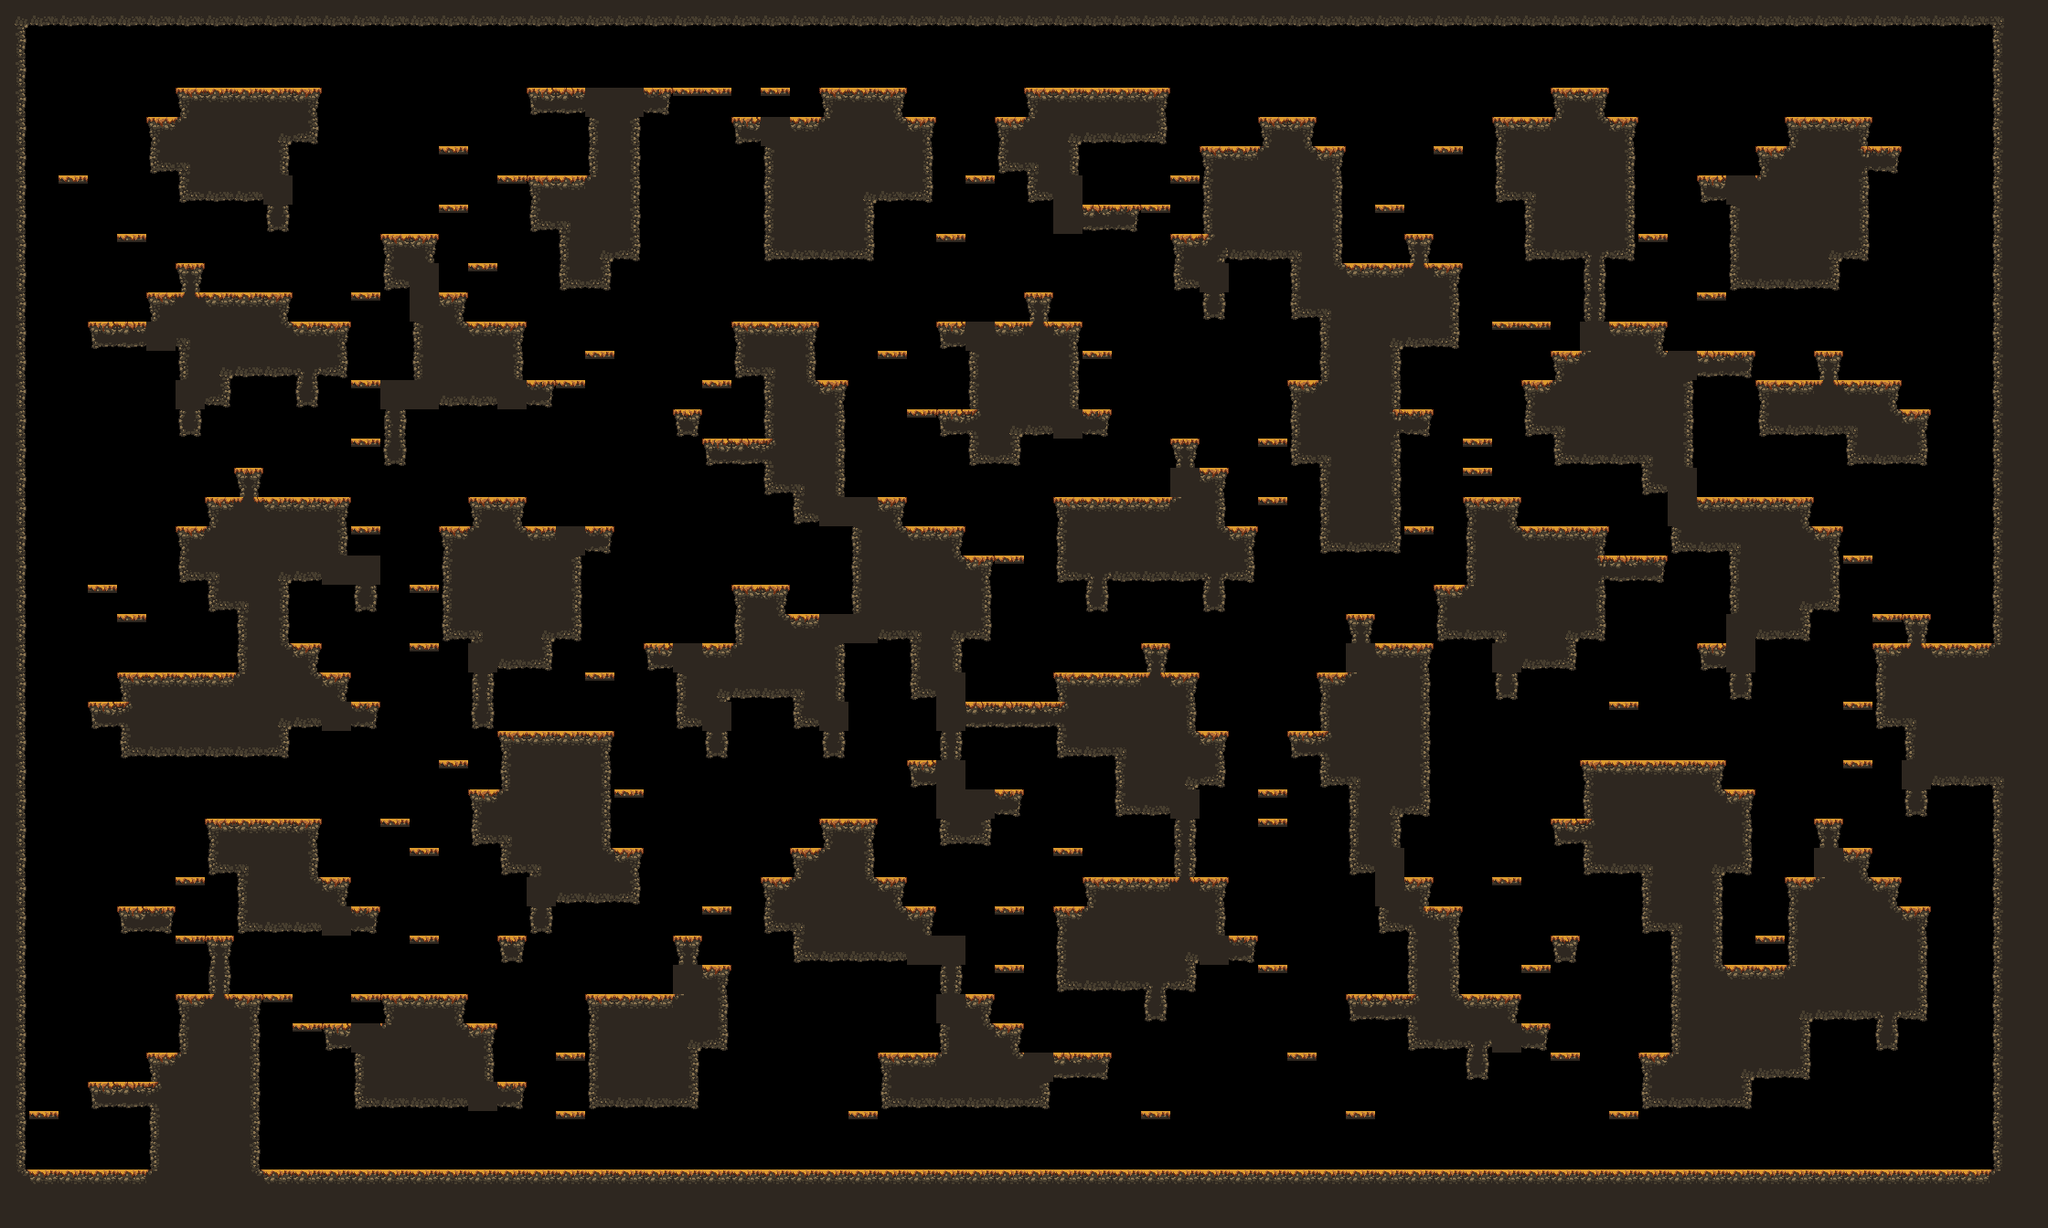

Rendered tile map (Tiled .tmx) drawn with the repository's tilesets; below, a short description and the map source with its tile grids summarised:
An orthogonal 70x42 tile map with 32x32 px tiles, 1 tile layer (main) and 17 objects (9x spawn, spawnPlayer0, spawnCrown0, spawnPlayer1, spawnCrown1, ...).

<map compressionlevel="0" height="42" infinite="0" nextlayerid="3" nextobjectid="4" orientation="orthogonal" renderorder="right-down" tiledversion="1.3.2" tileheight="32" tilewidth="32" version="1.2" width="70">
 <tileset firstgid="1" source="forest_fall_tile_set.tsx" />
 <layer height="42" id="1" name="main" width="70">
  <data>[2940 cells, 1335 non-empty, 27 distinct tile ids]</data>
 </layer>
 <objectgroup id="2" name="objects"><object id="1" name="spawnPlayer0" x="96" y="304.0" /><object id="2" name="spawnCrown0" x="256" y="272.0" /><object id="3" name="spawnPlayer1" x="1984" y="80.0" /><object id="4" name="spawnCrown1" x="1984" y="80.0" /><object id="5" name="spawnPlayer2" x="64" y="1232.0" /><object id="6" name="spawnCrown2" x="64" y="1232.0" /><object id="7" name="spawnPlayer3" x="2080" y="1232.0" /><object id="8" name="spawnCrown3" x="2144" y="1232.0" /><object id="9" name="spawn" x="352" y="496.0" /><object id="10" name="spawn" x="1568" y="1232.0" /><object id="11" name="spawn" x="1344" y="112.0" /><object id="12" name="spawn" x="1920" y="816.0" /><object id="13" name="spawn" x="832" y="912.0" /><object id="14" name="spawn" x="1536" y="656.0" /><object id="15" name="spawn" x="1632" y="496.0" /><object id="16" name="spawn" x="352" y="304.0" /><object id="17" name="spawn" x="1344" y="1232.0" /></objectgroup></map>
